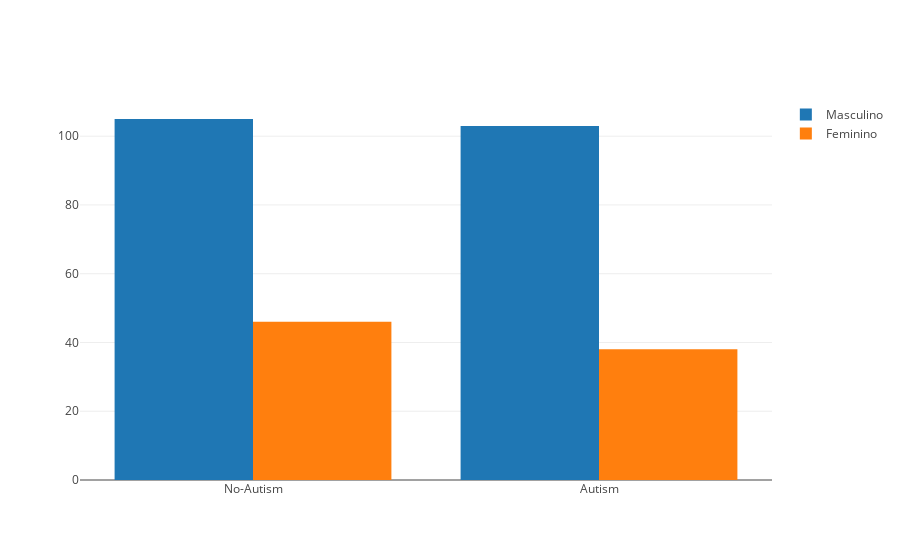

The notebook cell this image was saved under:
### Markdown cell above
### Diagnostico das crianças

### Code cell
#Separando dataframe por sexo
masc = df.query('gender == "m"')
fem = df.query('gender == "f"')

# Criando estrutura para armazenar Classe/ASD
autismo_m = masc['ClassASD'].value_counts().to_dict()
autismo_f = fem['ClassASD'].value_counts().to_dict()

# Substituindo valores de classe NO -> NO-Autism, YES -> Autism

new_x = [x for x in autismo_m.keys()]
for i,v in enumerate(new_x):
    if v == 'NO':
        new_x[i] = v.replace('NO','No-Autism')
    elif v == 'YES':
        new_x[i] = v.replace('YES','Autism')

# Gráfica de representação
trace_m = go.Bar(x = new_x,
                y = list(autismo_m.values()),
                name = 'Masculino')

trace_f = go.Bar(x = new_x,
                y = list(autismo_f.values()),
                name = 'Feminino')

data1 = [trace_m,trace_f]

layout1 = go.Layout(barmode = 'group')

fig1 = go.Figure(data=data1, layout = layout1)

py.iplot(fig1)

### Figure 1 — Plotly figure (JSON) as saved in the notebook; plotly's stock layout.template omitted (floating-point values rounded to 4 significant figures)
{"data": [{"name": "Masculino", "type": "bar", "uid": "0815eab8-2189-49ed-8c44-5c57e19cc4a1", "x": ["No-Autism", "Autism"], "y": [105, 103]}, {"name": "Feminino", "type": "bar", "uid": "be6051b8-8d97-4e41-af47-3f08b952e36f", "x": ["No-Autism", "Autism"], "y": [46, 38]}], "layout": {"barmode": "group"}}
